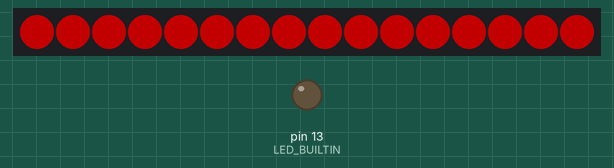
This sketch was run on a simulated Arduino Uno, built with avr-gcc and run on an emulated ATmega328P. Shown: 16 RGB LEDs in strip order, left to right, output pins drawn as LEDs (lit = HIGH). Dim RGB values are drawn brighter than linear.

Above: at 2.0 s.
At 17.4 s:
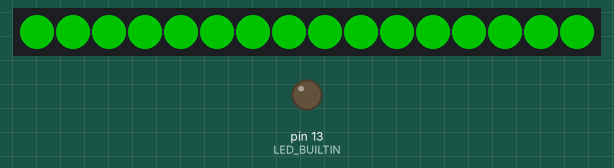
At 37.6 s:
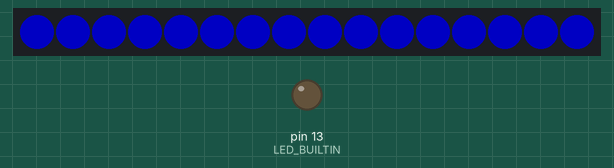
Timing chart, 0 to 40.0 s (numbered marks = the images above):
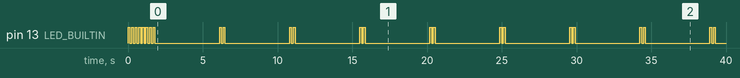

Measured:
- by itself, pin 13 (LED_BUILTIN): repeats every 4.7 s: LOW 4.3 s, HIGH 0.12 s, LOW 0.12 s, HIGH 0.12 s
- what the display in image 0 shows lasts 1.4 s, from 1.9 s to 3.3 s

The sketch:

tilt_table_leds_diagnostic.ino
```cpp
#include <Adafruit_NeoPixel.h>

constexpr uint16_t LED_COUNT = 16;
constexpr uint8_t BRIGHTNESS = 90;
constexpr uint16_t PIN_HOLD_MS = 1400;

const uint8_t testPins[] = {2, 3, 4, 5, 6, 7, 8, 9, 10, 11, 12, 13};

void blinkStatus(uint8_t count) {
  for (uint8_t i = 0; i < count; i++) {
    digitalWrite(LED_BUILTIN, HIGH);
    delay(120);
    digitalWrite(LED_BUILTIN, LOW);
    delay(120);
  }
}

void fillStrip(Adafruit_NeoPixel &strip, uint32_t color) {
  for (uint16_t i = 0; i < LED_COUNT; i++) {
    strip.setPixelColor(i, color);
  }
  strip.show();
}

void runPinTest(uint8_t pin) {
  Adafruit_NeoPixel strip(LED_COUNT, pin, NEO_GRB + NEO_KHZ800);

  strip.begin();
  strip.setBrightness(BRIGHTNESS);
  strip.clear();
  strip.show();

  blinkStatus(2);
  fillStrip(strip, strip.Color(255, 0, 0));
  delay(PIN_HOLD_MS);
  fillStrip(strip, strip.Color(0, 255, 0));
  delay(PIN_HOLD_MS);
  fillStrip(strip, strip.Color(0, 0, 255));
  delay(PIN_HOLD_MS);
  strip.clear();
  strip.show();
}

void setup() {
  pinMode(LED_BUILTIN, OUTPUT);
  blinkStatus(6);
}

void loop() {
  for (uint8_t i = 0; i < sizeof(testPins); i++) {
    runPinTest(testPins[i]);
  }
}
```
